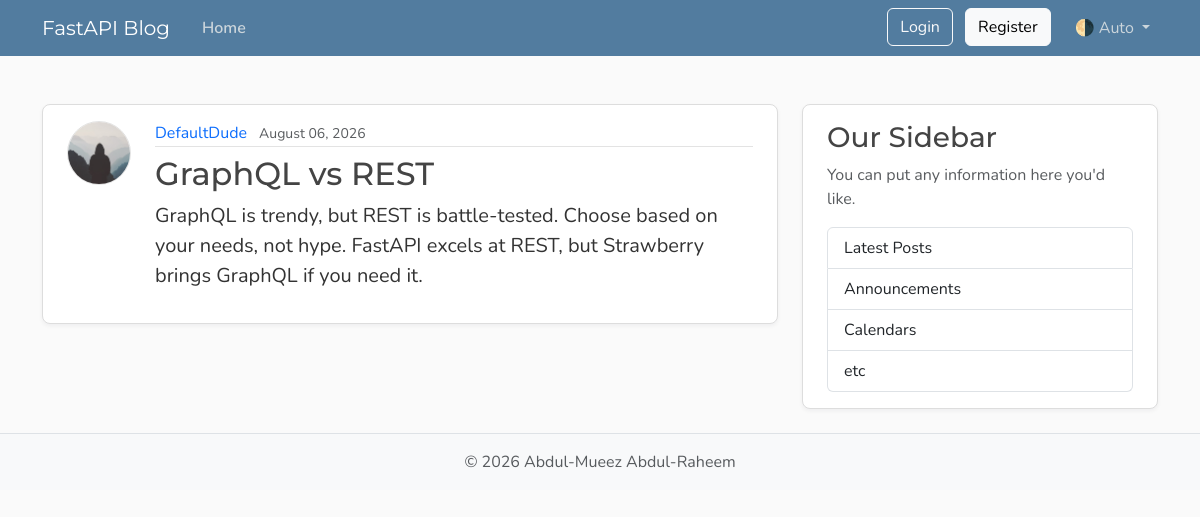
/posts/3, run on an earlier commit of the app's database.
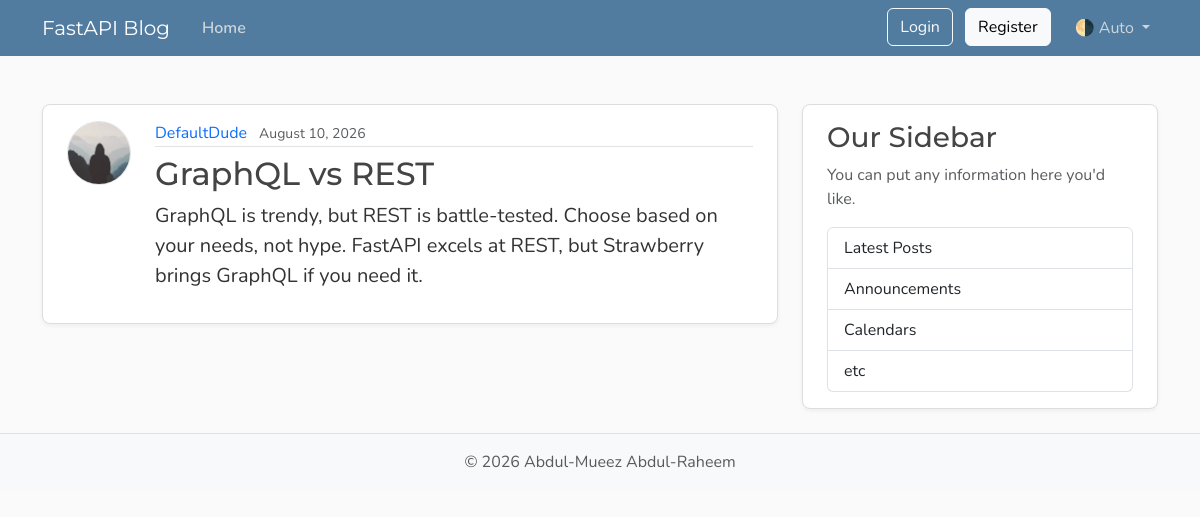
And on a later commit of the database.
### model.py (models this page shows, shortened)
class User(Base):
    __tablename__ = "users"
    id: Mapped[int] = mapped_column(Integer, primary_key=True, index=True)
    username: Mapped[str] = mapped_column(String(50), unique=True, nullable=False)
    email: Mapped[str] = mapped_column(String(120), unique=True, nullable=False)
    password_hash: Mapped[str] = mapped_column(String(200), nullable=False)
    image_file: Mapped[str | None] = mapped_column(
        String(200),
        nullable=True,
        default=None,
    )
    posts: Mapped[list[Post]] = relationship(back_populates="author", cascade="all, delete-orphan")
    reset_token: Mapped[list[PasswordResetToken]] = relationship(back_populates="user", cascade="all, delete-orphan")

class Post(Base):
    __tablename__ = "posts"
    id: Mapped[int] = mapped_column(Integer, primary_key=True, index=True)
    title: Mapped[str] = mapped_column(String(100), nullable=False)
    content: Mapped[str] = mapped_column(Text, nullable=False)
    user_id: Mapped[int] = mapped_column(
        ForeignKey("users.id"),
        nullable=False,
        index=True,
    )
    date_posted: Mapped[datetime] = mapped_column(
        DateTime(timezone=True),
        default=lambda: datetime.now(UTC),
    )
    author: Mapped[User] = relationship(back_populates="posts")

### main.py (the view)
@app.get("/posts/{post_id}", include_in_schema=False)
async def post_page(request: Request, post_id: int, db: Annotated[AsyncSession, Depends(get_db)]):
    result = await db.execute(
        select(model.Post).options(selectinload(model.Post.author)).where(model.Post.id == post_id)
    )
    post = result.scalars().first()
    if post:
        title = post.title[:50]
        return templates.TemplateResponse(
            request,
            "post.html",
            {"post": post, "title": title},
        )
    raise HTTPException(status_code=status.HTTP_404_NOT_FOUND, detail="Post not found")

### templates/post.html (shortened to what this page needs)
{% extends "layout.html" %}
{% block content %}
  <article class="content-section py-3 px-4 mb-4">
    <div class="d-flex align-items-start gap-4">
      <img class="rounded-circle article-img flex-shrink-0"
           src="{{ post.author.image_path}}"
           alt="{{ post.author.username}}'s profile picture"
           width="64"
           height="64"
           loading="lazy">
      <div class="flex-grow-1">
        <div class="article-metadata mb-2">
          <a class="me-2" href="{{ url_for("user_posts", user_id=post.author.id) }}">{{ post.author.username }}</a>
          <small class="text-body-secondary">{{ post.date_posted.strftime("%B %d, %Y")}}</small>
        </div>
        <h2 class="article-title">{{ post.title }}</h2>
        <p class="article-content">{{ post.content }}</p>
      </div>
    </div>
  </article>
{% endblock content %}

### templates/layout.html (shortened to what this page needs)
<!DOCTYPE html>
<html lang="en">
 <head>
    <link href="https://cdn.jsdelivr.net/npm/bootstrap@5.3.8/dist/css/bootstrap.min.css"
          rel="stylesheet"
>
    <link rel="stylesheet"
          type="text/css"
          href="{{ url_for("static", path='css/main.css') }}">
 </head>
<body>
     <header class="site-header">
            <nav class="navbar navbar-expand-md bg-steel fixed-top"
                 data-bs-theme="dark">
                <div class="container">
                    <a class="navbar-brand me-4" href="{{ url_for("home") }}">FastAPI Blog</a>
                    <div class="collapse navbar-collapse" id="navbarToggle">
                        <div class="navbar-nav me-auto">
                            <a class="nav-link active"
                               aria-current="page"
                               href="{{ url_for("home") }}">Home</a>
                        </div>
                        <div class="navbar-nav">
                            <div id="loggedOutNav">
                                <a class="btn btn-outline-light mb-2 mb-md-0 me-md-2"
                                   href="{{ url_for("login_page") }}">Login</a>
                                <a class="btn btn-light mb-2 mb-md-0 me-md-3"
                                   href="{{ url_for("register_page") }}">Register</a>
                            </div>
                            <div class="nav-item dropdown">
                                <a class="nav-link dropdown-toggle"
                                   href="#"
                                   role="button"
                                   id="bd-theme"
                                   data-bs-toggle="dropdown"
                                   aria-expanded="false">
                                    <span id="bd-theme-text">🌗 Auto</span>
                                </a>
                            </div>
                        </div>
                    </div>
                </div>
            </nav>
        </header>
    <<main role="main" class="container">
      <div class="row">
        <div class="col-md-8">
          {% block content %}
          {% endblock content %}
        </div>
        <aside class="col-md-4">
          <div class="content-section py-3 px-4 mb-4">
            <h3>Our Sidebar</h3>
            <p class="text-body-secondary">You can put any information here you'd like.</p>
            <ul class="list-group">
              <li class="list-group-item">Latest Posts</li>
              <li class="list-group-item">Announcements</li>
              <li class="list-group-item">Calendars</li>
              <li class="list-group-item">etc</li>
            </ul>
          </div>
        </aside>
      </div>
    </main>
    <footer class="mt-auto py-3 bg-body-tertiary border-top">
      <div class="container text-center">
        <p class="text-body-secondary mb-0">
          © <span id="year"></span> Abdul-Mueez Abdul-Raheem
        </p>
      </div>
    </footer>
</body>
</html>

### static/css/main.css (style rules this page uses)
:root { --font-heading: "Montserrat", system-ui, -apple-system, BlinkMacSystemFont, sans-serif; --font-body: "Nunito", system-ui, -apple-system, BlinkMacSystemFont, sans-serif; --color-bg-body: #fafafa; --color-bg-content: #ffffff; --color-text-primary: #333333; --color-text-heading: #444444; --color-steel: #527c9f; --color-nav-link: #cbd5db; --color-nav-link-hover: #ffffff; --color-link-hover: #428bca; --color-border: #dddddd; --color-border-light: #e3e3e3; --spacing-xl: 5rem; --article-img-size: 4rem; --account-img-size: 7.813rem; }
body { font-family: var(--font-body); background: var(--color-bg-body); color: var(--color-text-primary); }
main { padding-top: var(--spacing-xl); }
h1, h2, h3, h4, h5, h6 { font-family: var(--font-heading); color: var(--color-text-heading); }
.navbar-brand { font-family: var(--font-heading); }
a { text-decoration: none; }
.bg-steel { background-color: var(--color-steel); }
.site-header .navbar-nav .nav-link { color: var(--color-nav-link); transition: color 0.2s ease-in-out; }
.site-header .navbar-nav .nav-link.active { font-weight: 600; }
.content-section { background: var(--color-bg-content); border: 1px solid var(--color-border); border-radius: 0.5rem; box-shadow: 0 2px 4px rgba(15, 23, 42, 0.05); transition: box-shadow 0.15s ease, transform 0.15s ease, border-color 0.15s ease; }
.article-title { color: var(--color-text-heading); transition: color 0.2s ease-in-out; }
.article-content { white-space: pre-line; font-size: 1.25rem; }
.article-img { height: var(--article-img-size); width: var(--article-img-size); flex-shrink: 0; object-fit: cover; border: 1px solid var(--color-border-light); box-shadow: 0 0 0 2px var(--color-bg-content); }
.article-metadata { padding-bottom: 0.063rem; border-bottom: 1px solid var(--color-border-light); }
.article-metadata a { transition: color 0.2s ease-in-out; }
[data-bs-theme="dark"] { --color-bg-body: #1a1a1a; --color-bg-content: #2d2d2d; --color-text-primary: #e0e0e0; --color-text-heading: #f0f0f0; --color-border: #404040; --color-border-light: #4a4a4a; }

What changed in the data, as far as the page shows it:
changed Post "GraphQL vs REST": date_posted "August 06, 2026" → "August 10, 2026"
